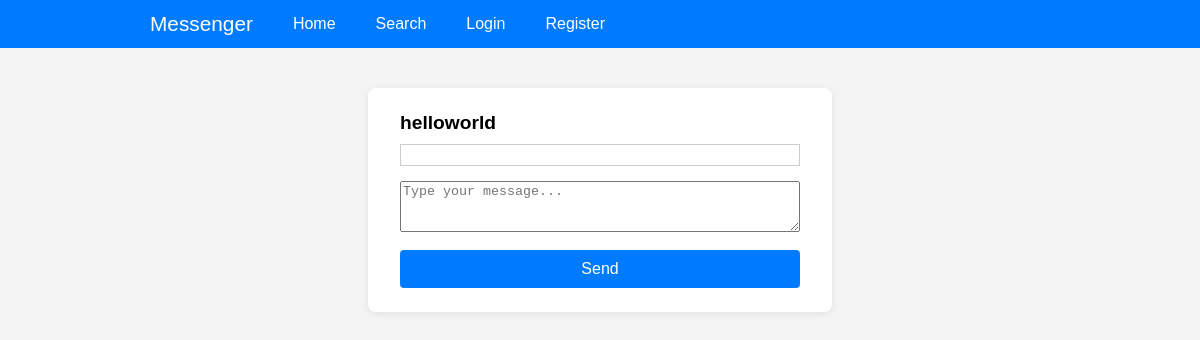
The app's page /message/helloworld (signed in), older data.
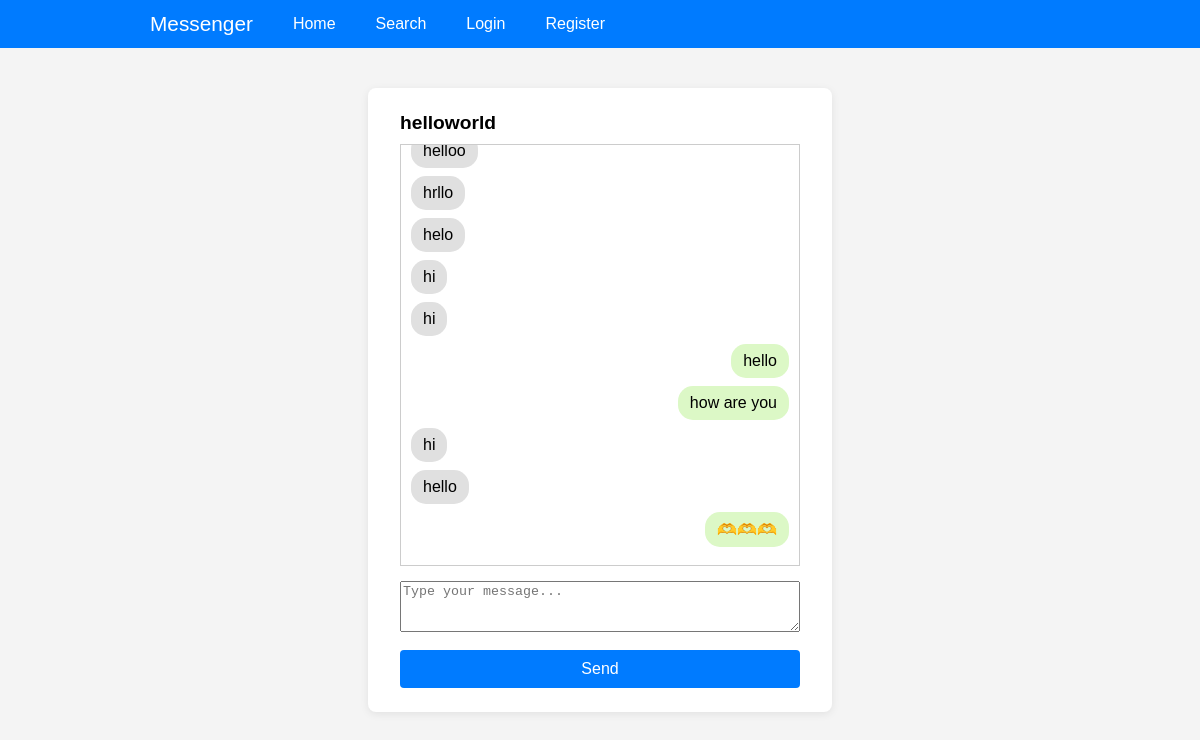
The same page, newer data.
### app/models.py (models this page shows)
class Users(db.Model):
    __tablename__ = 'user_data'
    id = db.Column(db.Integer, primary_key=True, autoincrement=True)
    username = db.Column(db.String(150), unique=True, nullable=False)
    password_hash = db.Column(db.String(256), nullable=False)
    first_name = db.Column(db.String(100), nullable=True)
    last_name = db.Column(db.String(100), nullable=True)

class Message(db.Model):
    __tablename__ = 'messages'
    id = db.Column(db.Integer, primary_key=True, autoincrement=True)
    sender_id = db.Column(db.Integer, db.ForeignKey('user_data.id'), nullable=False)
    recipient_id = db.Column(db.Integer, db.ForeignKey('user_data.id'), nullable=False)
    text = db.Column(db.String(200), nullable=False)
    timestamp = db.Column(db.DateTime, nullable=False)

### app/main/routes.py (the view)
@main_bp.route('/message/<username>',methods=["get",'POST'])
def message(username):
    islogin = session.get('islogin')
    if not islogin:
        return redirect(url_for('auth.login'))
    current_user = Users.query.filter_by(id=session.get('id')).first()
    recipient = Users.query.filter_by(username=username).first()
    messages = Message.query.filter(
        ((Message.sender_id == current_user.id) & (Message.recipient_id == recipient.id)) |
        ((Message.sender_id == recipient.id) & (Message.recipient_id == current_user.id))
    ).order_by(Message.timestamp.asc()).all()
    return render_template('main/message.html', recipient=recipient,messages = messages)

### app/templates/main/message.html (shortened to what this page needs)
{% extends 'base.html' %}
{% block content %}
<div class="container">
    <span class="recipient" id="recipient_username">{{ recipient.username }}</span>
    <div class="messages" id="messagesContainer">
        {% for msg in messages %}
            <div class="message{% if msg.sender_id == recipient.id %} received{% else %} sent{% endif %}">
                {{ msg.text }}
                 </div>
        {% endfor %}
    </div>
    <form onsubmit="send_message({{ recipient.id }}); return false;">
        <div class="form-group">
            <textarea id="messageInput" name="message" class="form-control" rows="3" placeholder="Type your message..."></textarea>
        </div>
        <button type="submit" class="btn btn-primary">Send</button>
    </form>
</div>
{% endblock %}

### app/templates/base.html (shortened to what this page needs)
<!DOCTYPE html>
<html lang="en">
<head>
    <link rel="stylesheet" href="{{ url_for('static', filename='css/main.css') }}">
</head>
<body>
    <nav class="navbar">
        <div class="navbar-container">
            <a href="{{ url_for('main.index') }}" class="navbar-brand">Messenger</a>
            <a href="{{ url_for('main.home') }}">Home</a>
            <a href="{{ url_for('main.search') }}">Search</a>
            <a href="{{ url_for('auth.login') }}">Login</a>
            <a href="{{ url_for('auth.register') }}">Register</a>
        </div>
    </nav>
    {% block content %}{% endblock %}
</body>
</html>

### app/static/css/main.css (style rules this page uses)
.container { color: #000; background-color: #fff; font-family: Arial, sans-serif; max-width: 400px; margin: 40px auto; padding: 24px 32px; border-radius: 8px; box-shadow: 0 2px 8px rgba(0,0,0,0.08); }
body { margin: 0; padding: 0; font-family: Arial, sans-serif; background-color: #f4f4f4; color: #333; }
.btn { width: 100%; padding: 10px 0; background-color: #007BFF; color: #fff; border: none; border-radius: 4px; font-size: 16px; cursor: pointer; transition: background 0.2s; }
.form-group { margin-bottom: 18px; display: flex; flex-direction: column; }
.navbar { background: #007bff; color: #fff; padding: 12px 0; margin-bottom: 24px; }
.navbar-container { max-width: 900px; margin: 0 auto; display: flex; align-items: center; gap: 24px; }
.navbar a { color: #fff; text-decoration: none; font-weight: 500; margin-right: 16px; }
.navbar-brand { font-size: 1.3em; font-weight: bold; margin-right: 32px; }
.messages { max-height: 400px; overflow-y: auto; border: 1px solid #ccc; padding: 10px; margin-bottom: 15px; display: flex; flex-direction: column; scrollbar-width: none; }
.message { margin-bottom: 8px; padding: 8px 12px; border-radius: 15px; max-width: 75%; word-wrap: break-word; }
.message.sent { background-color: #dcf8c6; align-self: flex-end; margin-left: auto; }
.message.received { background-color: #e0e0e0; align-self: flex-start; margin-right: auto; }
.recipient { font-size: 1.2em; font-weight: bold; display: block; margin-bottom: 10px; }

Row changes from the older to the newer data that the page shows:
added Message: text "helloo"
added Message: text "hrllo"
added Message: text "helo"
added Message: text "hi"
added Message: text "hi"
added Message: text "hello"
added Message: text "how are you"
added Message: text "hi"
added Message: text "hello"
added Message: text "🫶🫶🫶"
